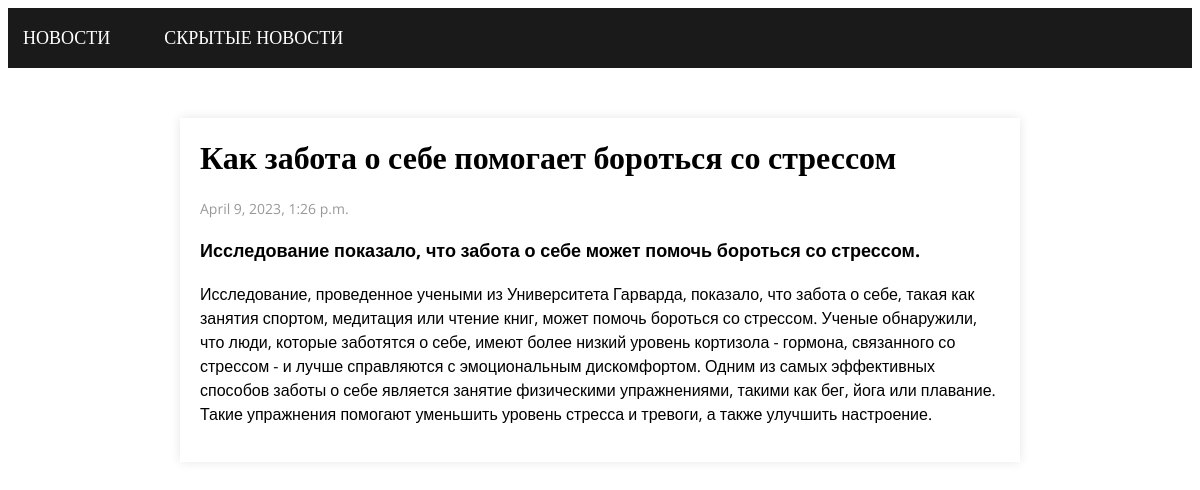
The app's page /25/ with its own data.
### news/models.py (models this page shows, shortened)
class News(models.Model):
    title = models.CharField(max_length=255)
    url = models.URLField()
    description = models.CharField(max_length=255)
    text = models.TextField()
    pub_date = models.DateTimeField(auto_now_add=True)
    is_displayed = models.BooleanField(default=True)

### news/views.py (the view)
# urls.py: path('<int:pk>/', views.news_detail, name='news_detail'),
def news_detail(request, pk):
    news = get_object_or_404(News, pk=pk)
    context = {'news': news}
    return render(request, 'news_detail.html', context)

### news/templates/news_detail.html (shortened to what this page needs)
{% extends 'base.html' %}
{% load static %}
{% block content %}
  <link rel="stylesheet" type="text/css" href="{% static 'css/news_detail.css' %}"/>
  <div class="news-article">
    <h1 class="article-title">{{ news.title }}</h1>
    <p class="article-date">{{ news.pub_date }}</p>
    <p class="article-description">{{ news.description }}</p>
    <p class="article-text">{{ news.text }}</p>
  </div>
{% endblock %}

### static/css/news_detail.css (style rules this page uses)
.news-article { max-width: 800px; margin: 0 auto; padding: 20px; background-color: #fff; box-shadow: 0 0 10px rgba(0,0,0,0.1); font-family: 'Open Sans', sans-serif; }
.article-title { font-size: 32px; font-weight: bold; margin-top: 0; font-family: 'Merriweather', serif; }
.article-date { color: #999; font-size: 14px; margin-bottom: 20px; }
.article-description { font-size: 18px; font-weight: bold; margin-top: 20px; }
.article-text { font-size: 16px; line-height: 1.5; margin-top: 20px; }

### records on screen
News: title "Как забота о себе помогает бороться со стрессом", pub_date "April 9, 2023, 1:26 p.m.", description "Исследование показало, что забота о себе может помочь бороться со стрессом.", text "Исследование, проведенное учеными из Университета Гарварда, показало, что забота о себе, такая как занятия спортом, медитация или чтение книг, может помочь бороться со стрессом. Ученые обнаружили, что люди, которые заботятся о себе, имеют более низкий уровень кортизола - гормона, связанного со стрессом - и лучше справляются с эмоциональным дискомфортом. Одним из самых эффективных способов заботы о себе является занятие физическими упражнениями, такими как бег, йога или плавание. Такие упражнения помогают уменьшить уровень стресса и тревоги, а также улучшить настроение."
